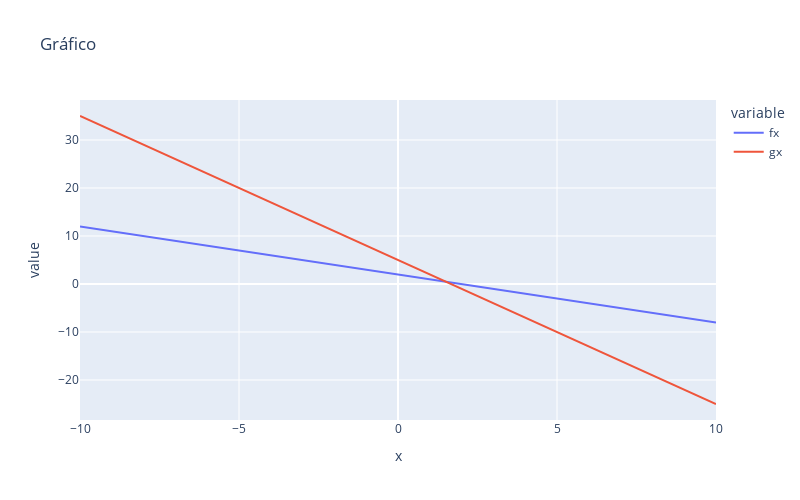

This figure's notebook cell:
### Code cell
px.line(
    valores,
    x='x',
    y=['fx', 'gx'],
    title='Gráfico',
    labels={"x": "x"},
    height=500,
    width=800,
    template='plotly')

### Figure 1 — Plotly figure (JSON) as saved in the notebook; plotly's stock layout.template omitted (floating-point values rounded to 4 significant figures)
{"data": [{"hovertemplate": "variable=fx<br>x=%{x}<br>value=%{y}<extra></extra>", "legendgroup": "fx", "line": {"color": "#636efa", "dash": "solid"}, "mode": "lines", "name": "fx", "orientation": "v", "showlegend": true, "type": "scatter", "x": [-10, -9.5, -9, -8.5, -8, -7.5, -7, -6.5, -6, -5.5, -5, -4.5, -4, -3.5, -3, -2.5, -2, -1.5, -1, -0.5, 0, 0.5, 1, 1.5, 2, 2.5, 3, 3.5, 4, 4.5, 5, 5.5, 6, 6.5, 7, 7.5, 8, 8.5, 9, 9.5, 10], "xaxis": "x", "y": [12, 11.5, 11, 10.5, 10, 9.5, 9, 8.5, 8, 7.5, 7, 6.5, 6, 5.5, 5, 4.5, 4, 3.5, 3, 2.5, 2, 1.5, 1, 0.5, 0, -0.5, -1, -1.5, -2, -2.5, -3, -3.5, -4, -4.5, -5, -5.5, -6, -6.5, -7, -7.5, -8], "yaxis": "y"}, {"hovertemplate": "variable=gx<br>x=%{x}<br>value=%{y}<extra></extra>", "legendgroup": "gx", "line": {"color": "#EF553B", "dash": "solid"}, "mode": "lines", "name": "gx", "orientation": "v", "showlegend": true, "type": "scatter", "x": [-10, -9.5, -9, -8.5, -8, -7.5, -7, -6.5, -6, -5.5, -5, -4.5, -4, -3.5, -3, -2.5, -2, -1.5, -1, -0.5, 0, 0.5, 1, 1.5, 2, 2.5, 3, 3.5, 4, 4.5, 5, 5.5, 6, 6.5, 7, 7.5, 8, 8.5, 9, 9.5, 10], "xaxis": "x", "y": [35, 33.5, 32, 30.5, 29, 27.5, 26, 24.5, 23, 21.5, 20, 18.5, 17, 15.5, 14, 12.5, 11, 9.5, 8, 6.5, 5, 3.5, 2, 0.5, -1, -2.5, -4, -5.5, -7, -8.5, -10, -11.5, -13, -14.5, -16, -17.5, -19, -20.5, -22, -23.5, -25], "yaxis": "y"}], "layout": {"height": 500, "legend": {"title": {"text": "variable"}, "tracegroupgap": 0}, "title": {"text": "Gráfico"}, "width": 800, "xaxis": {"anchor": "y", "domain": [0, 1], "title": {"text": "x"}}, "yaxis": {"anchor": "x", "domain": [0, 1], "title": {"text": "value"}}}}
